Frame 1 (no input): blank canvas, image omitted
Frame 60 (no input): blank canvas, image omitted
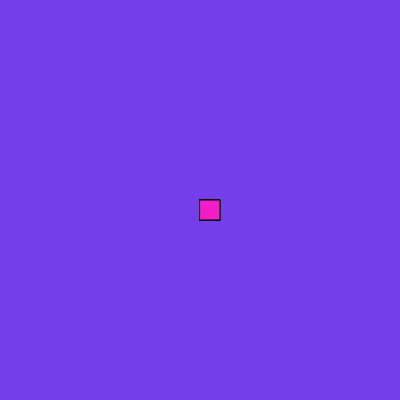
Frame 120 (the mouse pressed at the canvas centre since frame 60)

The p5.js sketch whose frames 1 and 60 were blank and that drew this single picture after the mouse press (run headless with seeded random() and noise() and a simulated clock; from frame 60 on, the mouse is pressed at the canvas centre):

// p5.js sketch
// ── sketch.js
function setup() {
    createCanvas(400, 400);
    background("rgb(116,63,235)");
  }
  
  function draw() {
    
    
    fill("rgb(245,30,198)")
    stroke("black");
    
    if(mouseIsPressed){
      rect(mouseX, mouseY, 20, 20);
      
    }
  }
